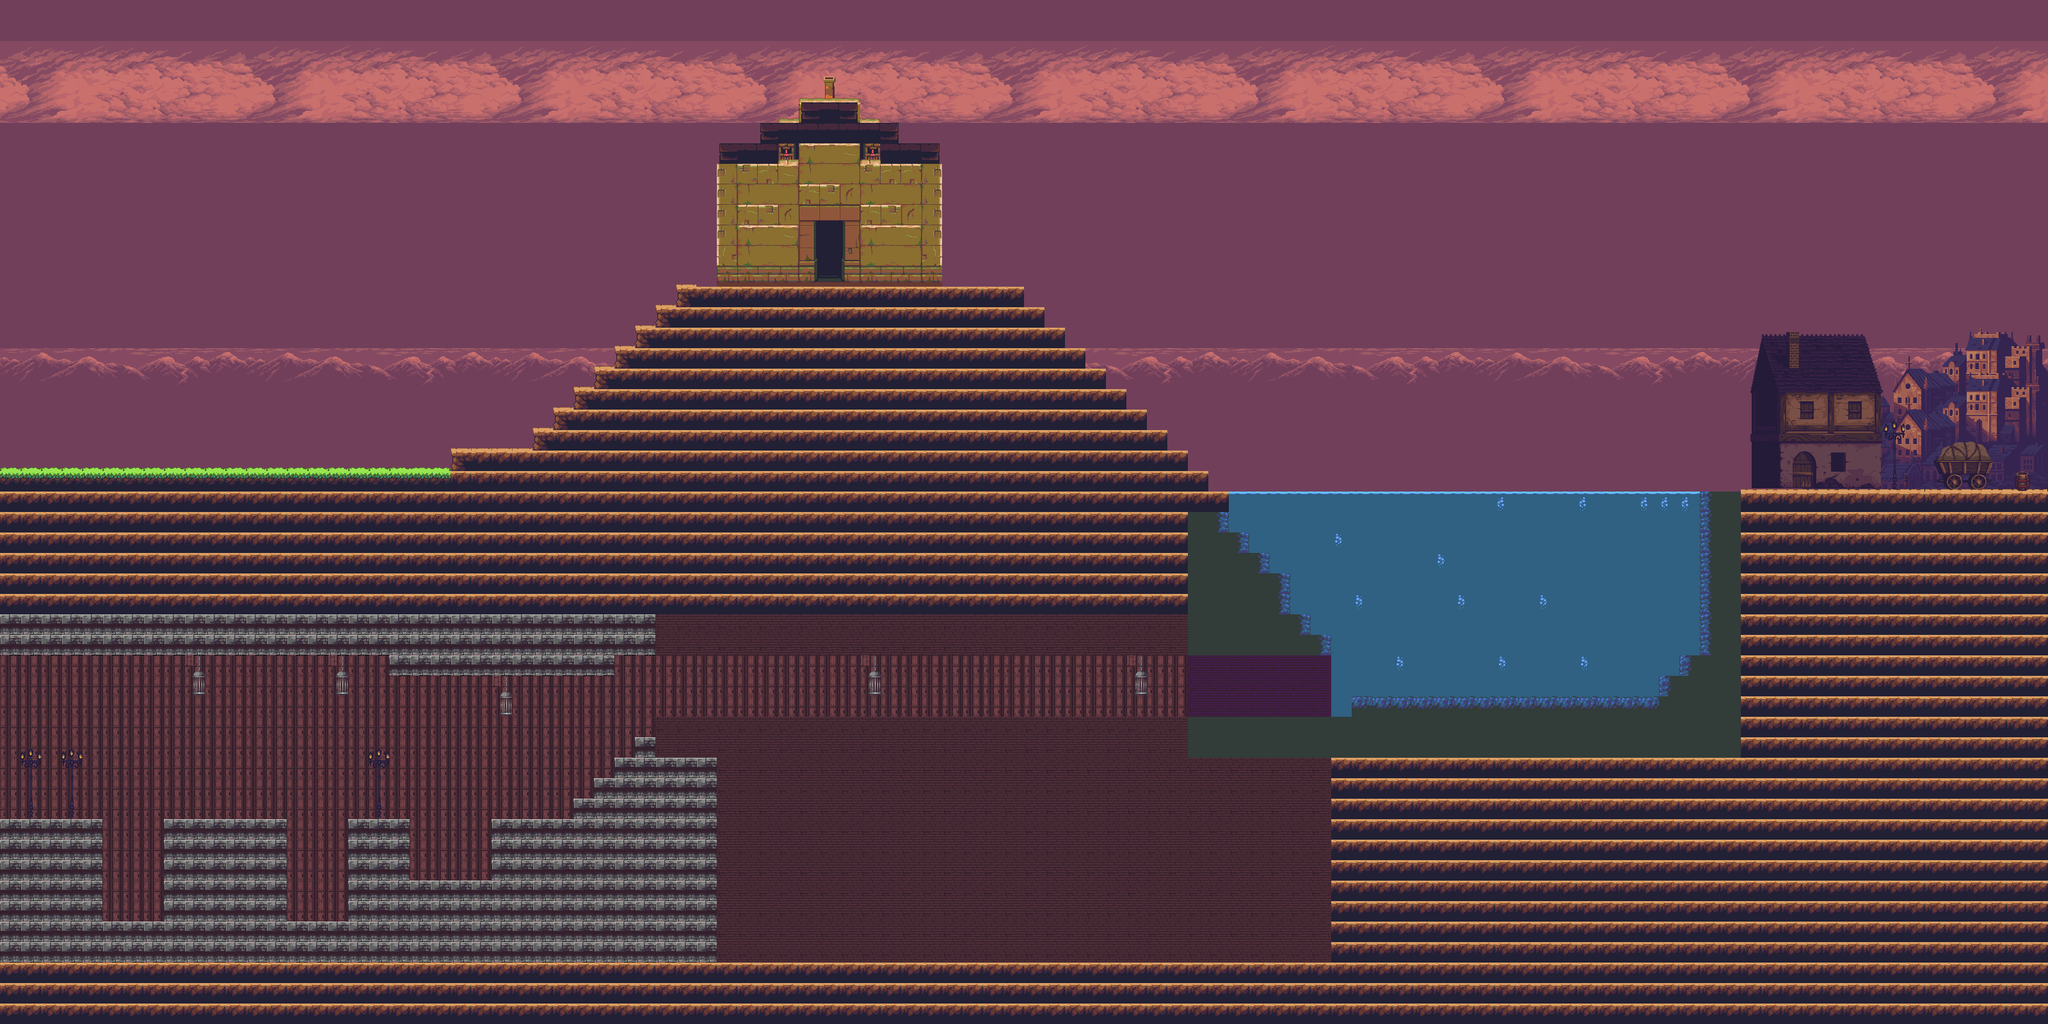

This game map was drawn from its Tiled (.tmx) file and the tilesets committed beside it. A one-line description and the trimmed map source follow:
An orthogonal 100x50 tile map with 32x32 px tiles, 3 tile layers (fondo, Capa de patrones 3, Capa de patrones 2), 10 tilesets and 49 objects.

<map version="1.2" tiledversion="1.3.2" orientation="orthogonal" renderorder="right-down" compressionlevel="0" width="100" height="50" tilewidth="32" tileheight="32" infinite="0" nextlayerid="11" nextobjectid="59">
 <tileset firstgid="1" source="suelojungla.tsx" />
 <tileset firstgid="37" name="nubes" tilewidth="76" tileheight="51" tilecount="1" columns="0">
  <grid orientation="orthogonal" width="1" height="1" />
  <tile id="0">
   <image width="76" height="51" source="../jungla/environment/background/bg objects/bg_cloud3.png" />
  </tile>
 </tileset>
 <tileset firstgid="38" name="colores" tilewidth="32" tileheight="32" tilecount="32" columns="8">
  <image source="../jungla/environment/background/bg_solid_colors.png" width="256" height="128" />
 </tileset>
 <tileset firstgid="70" name="agua" tilewidth="32" tileheight="32" tilecount="20" columns="5">
  <image source="../jungla/environment/tiles/jungle/tile_jungle_water.png" width="160" height="128" />
 </tileset>
 <tileset firstgid="90" name="templo" tilewidth="32" tileheight="32" tilecount="136" columns="17">
  <image source="../jungla/environment/tiles/temple/tile_temple.png" width="544" height="256" />
 </tileset>
 <tileset firstgid="226" name="pueblo1" tilewidth="32" tileheight="32" tilecount="66" columns="11">
  <image source="../gothic/PNG/environment/props/props.png" width="352" height="192" />
 </tileset>
 <tileset firstgid="292" name="pueblo2" tilewidth="32" tileheight="32" tilecount="168" columns="21">
  <image source="../gothic/PNG/environment/props/houses.png" width="688" height="272" />
 </tileset>
 <tileset firstgid="460" name="fondoPueblo" tilewidth="32" tileheight="32" tilecount="108" columns="12">
  <image source="../gothic/PNG/environment/layers/background.png" width="384" height="288" />
 </tileset>
 <tileset firstgid="568" name="fondoPueblo2" tilewidth="384" tileheight="288" tilecount="1" columns="0">
  <grid orientation="orthogonal" width="1" height="1" />
  <tile id="0">
   <image width="384" height="288" source="../gothic/PNG/environment/layers/middleground.png" />
  </tile>
 </tileset>
 <tileset firstgid="569" name="cueva" tilewidth="32" tileheight="32" tilecount="77" columns="11">
  <image source="../cueva/Assets/Assets.png" width="368" height="224" />
 </tileset>
 <layer id="9" name="fondo" width="100" height="50">
  <data>[5000 cells, 4003 non-empty, 118 distinct tile ids]</data>
 </layer>
 <layer id="6" name="Capa de patrones 3" width="100" height="50">
  <data>[5000 cells, 247 non-empty, 21 distinct tile ids]</data>
 </layer>
 <layer id="5" name="Capa de patrones 2" width="100" height="50">
  <data>[5000 cells, 1319 non-empty, 126 distinct tile ids]</data>
 </layer>
 <objectgroup id="10" name="objetos">
  <object id="9" x="0" y="737" width="867.5" height="32.5" />
  <object id="10" x="705" y="706" width="126" height="47.5" />
  <object id="11" x="833" y="673" width="38.5" height="96" />
  <object id="12" x="864.5" y="641" width="53" height="129.5" />
  <object id="13" x="897.5" y="609" width="68.5" height="48" />
  <object id="14" x="928.5" y="576.5" width="54" height="50.5" />
  <object id="15" x="961" y="544.5" width="51" height="54.5" />
  <object id="16" x="993" y="512.5" width="61" height="65" />
  <object id="17" x="1025" y="481.5" width="60.5" height="80.5" />
  <object id="18" x="1056" y="451" width="74.5" height="99.5" />
  <object id="19" x="1056.5" y="450" width="542.5" height="30.5" />
  <object id="20" x="1599" y="481.5" width="33" height="66" />
  <object id="21" x="1631.5" y="513" width="31.5" height="113.5" />
  <object id="22" x="1662.5" y="545.5" width="33" height="129" />
  <object id="23" x="1695" y="578.5" width="33" height="117" />
  <object id="24" x="1728" y="609" width="30.5" height="92" />
  <object id="25" x="1688" y="641" width="103.5" height="122" />
  <object id="26" x="1690.5" y="673.5" width="133" height="98.5" />
  <object id="27" x="1723" y="704" width="133" height="107.5" />
  <object id="28" x="1752" y="736" width="135" height="94" />
  <object id="29" x="1717" y="768.5" width="202" height="92" />
  <object id="30" x="1624" y="834.667" width="325.333" height="133.333" />
  <object id="31" x="1566.67" y="865.333" width="414.667" height="142.667" />
  <object id="32" x="1554.67" y="897.333" width="461.333" height="125.333" />
  <object id="33" x="1893.33" y="962.667" width="153.333" height="57.3333" />
  <object id="34" x="1965.33" y="992" width="110.667" height="28" />
  <object id="35" x="2112.67" y="1090" width="694.667" height="41.3333" />
  <object id="36" x="2592.67" y="1056.67" width="151.333" height="54" />
  <object id="37" x="2625.33" y="1025.33" width="161.333" height="85.3333" />
  <object id="38" x="2657.33" y="771.333" width="542.667" height="259.333" />
  <object id="40" x="0.666667" y="1280.67" width="159.333" height="192.667" />
  <object id="41" x="144" y="1443.33" width="164" height="29.3333" />
  <object id="42" x="257.333" y="1280" width="189.333" height="196.667" />
  <object id="43" x="415.333" y="1439.33" width="211.333" height="35.3333" />
  <object id="44" x="544.667" y="1281.33" width="94.6667" height="195.333" />
  <object id="45" x="624.667" y="1374.67" width="266.667" height="101.333" />
  <object id="46" x="768.667" y="1280" width="264.667" height="147.333" />
  <object id="47" x="897.333" y="1249.33" width="69.3333" height="40" />
  <object id="48" x="928.667" y="1216.67" width="62" height="57.3333" />
  <object id="49" x="961.333" y="1184" width="102" height="51.3333" />
  <object id="50" x="992" y="1152.67" width="66.6667" height="43.3333" />
  <object id="51" x="1023.33" y="1120" width="1090.67" height="44" />
  <object id="52" x="-1.33333" y="994.667" width="1564.67" height="27.3333" />
  <object id="53" x="609.333" y="1017.33" width="350.667" height="39.3333" />
  <object id="54" x="3202" y="2" width="52" height="848" />
  <object id="55" x="2932" y="530" />
  <object id="56" x="2" y="-2" width="3198" height="56" />
  <object id="57" x="-24" y="1022" width="22" height="478" />
  <object id="58" x="-26" y="4" width="26" height="1124" />
 </objectgroup>
</map>
